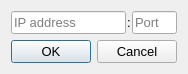
<?xml version="1.0" encoding="UTF-8"?>
<ui version="4.0">
 <class>ListenWindow</class>
 <widget class="QDialog" name="ListenWindow">
  <property name="geometry">
   <rect>
    <x>0</x>
    <y>0</y>
    <width>177</width>
    <height>72</height>
   </rect>
  </property>
  <property name="font">
   <font>
    <pointsize>10</pointsize>
   </font>
  </property>
  <property name="windowTitle">
   <string>Listen on...</string>
  </property>
  <property name="modal">
   <bool>true</bool>
  </property>
  <layout class="QVBoxLayout" name="verticalLayout">
   <item>
    <layout class="QHBoxLayout" name="horizontalLayout" stretch="30,1,10">
     <property name="spacing">
      <number>1</number>
     </property>
     <item>
      <widget class="QLineEdit" name="editIP">
       <property name="inputMethodHints">
        <set>Qt::ImhNone</set>
       </property>
       <property name="text">
        <string/>
       </property>
       <property name="maxLength">
        <number>15</number>
       </property>
       <property name="frame">
        <bool>true</bool>
       </property>
       <property name="placeholderText">
        <string>IP address</string>
       </property>
      </widget>
     </item>
     <item>
      <widget class="QLabel" name="labelSemicolon">
       <property name="text">
        <string>:</string>
       </property>
      </widget>
     </item>
     <item>
      <widget class="QLineEdit" name="editPort">
       <property name="minimumSize">
        <size>
         <width>45</width>
         <height>0</height>
        </size>
       </property>
       <property name="inputMethodHints">
        <set>Qt::ImhDigitsOnly</set>
       </property>
       <property name="text">
        <string/>
       </property>
       <property name="maxLength">
        <number>5</number>
       </property>
       <property name="placeholderText">
        <string>Port</string>
       </property>
      </widget>
     </item>
    </layout>
   </item>
   <item>
    <widget class="QDialogButtonBox" name="bboxOkCancel">
     <property name="sizePolicy">
      <sizepolicy hsizetype="Expanding" vsizetype="Fixed">
       <horstretch>0</horstretch>
       <verstretch>0</verstretch>
      </sizepolicy>
     </property>
     <property name="orientation">
      <enum>Qt::Horizontal</enum>
     </property>
     <property name="standardButtons">
      <set>QDialogButtonBox::Cancel|QDialogButtonBox::Ok</set>
     </property>
     <property name="centerButtons">
      <bool>true</bool>
     </property>
    </widget>
   </item>
  </layout>
 </widget>
 <resources/>
 <connections>
  <connection>
   <sender>bboxOkCancel</sender>
   <signal>accepted()</signal>
   <receiver>ListenWindow</receiver>
   <slot>accept()</slot>
   <hints>
    <hint type="sourcelabel">
     <x>248</x>
     <y>254</y>
    </hint>
    <hint type="destinationlabel">
     <x>157</x>
     <y>274</y>
    </hint>
   </hints>
  </connection>
  <connection>
   <sender>bboxOkCancel</sender>
   <signal>rejected()</signal>
   <receiver>ListenWindow</receiver>
   <slot>reject()</slot>
   <hints>
    <hint type="sourcelabel">
     <x>316</x>
     <y>260</y>
    </hint>
    <hint type="destinationlabel">
     <x>286</x>
     <y>274</y>
    </hint>
   </hints>
  </connection>
 </connections>
</ui>
